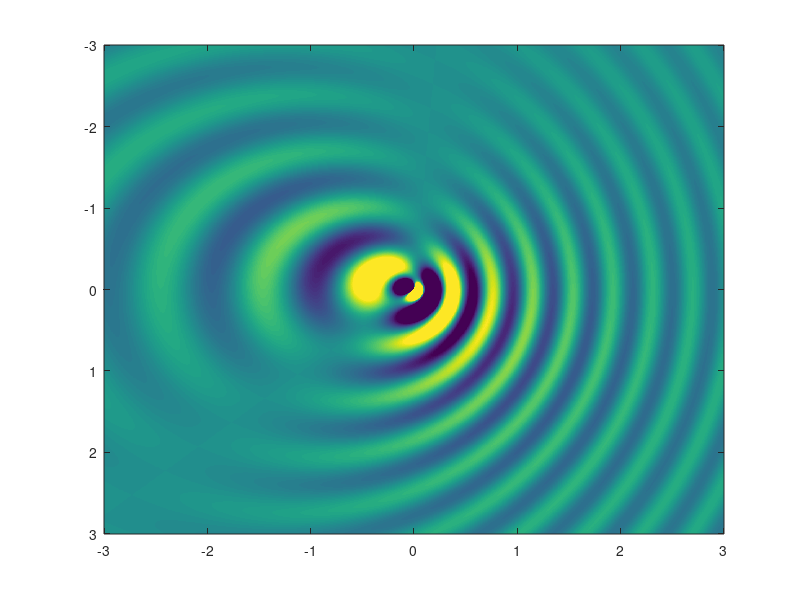

The MATLAB script that drew this image: (Note: this script raises an error after producing the figure.)
%%%%%%%%%%%%%%%%%%%%%%%%%%%%%%%%%%%%%%%%%%%%%%%%%%%%%%%%%%%%%%%%%%%%%%%%%%%
% This work is supplementary material for the book                        %
%                                                                         %
% Jens Ahrens, Analytic Methods of Sound Field Synthesis, Springer-Verlag %
% Berlin Heidelberg, 2012, http://dx.doi.org/10.1007/978-3-642-25743-8    %
%                                                                         %
% It has been downloaded from http://soundfieldsynthesis.org and is       %
% licensed under a Creative Commons Attribution-NonCommercial-ShareAlike  %
% 3.0 Unported License. Please cite the book appropriately if you use     %
% these materials in your own work.                                       %
%                                                                         %
% (c) 2012 by Jens Ahrens                                                 %
%%%%%%%%%%%%%%%%%%%%%%%%%%%%%%%%%%%%%%%%%%%%%%%%%%%%%%%%%%%%%%%%%%%%%%%%%%%

clear all;

figure_number = '5.54(bc)'; % creates Fig. 5.54(b) and (c)
%figure_number = '5.55(a)'; % creates Fig. 5.55(a)

if ( strcmp( figure_number, '5.55(a)' ) )
    t = 0.013;
else
    t = 0;
end

v     = 150; 
f     = 500; 
c     = 343; 
M     = v/c;

omega = 2*pi*f;

alpha_rot = pi/6;

x_lim = [ -3 3 ];

if ( strcmp( figure_number, '5.55(a)' ) )
    y_lim = [ 0 6 ];
else
    y_lim = [ -3 3 ];
end

% create spatial grid
X        = linspace( x_lim(1), x_lim(2), 1000 );
Y        = linspace( y_lim(1), y_lim(2), 1000 );
[ x, y ] = meshgrid( X, Y );
z        = 0;

% Eq. (5.58)
Delta = sqrt( ( x - v*t ).^2 + ( y.^2 + z.^2 ) .* ( 1 - M^2 ) );

% Eq. (5.57)
tau = ( M .* ( x - v*t ) + Delta ) ./ ( c * ( 1 - M^2 ) );

t_tilde = t - tau;

x_s_tilde = v * t_tilde;

% Eq. (5.75a)
alpha_tilde = atan2( y, x - x_s_tilde );

%%%% convolution with sign (Eq. (5.79)) is ommitted for simplicity %%%% 
    
% Eq. (5.79)
s = cos( alpha_tilde - alpha_rot ) .* 1 / (4*pi) .* exp( i .* omega .* t_tilde ) ./ Delta;
                          
figure;

imagesc( X, Y, real( s ), [ -.1 .1 ] );
turn_imagesc;
axis square;
colormap gray;

hold on;
plot( [ x_lim( 1 ) x_lim( 2 ) ], [ 0 0 ], 'k:', 'LineWidth', 2 ); % for dipole field only
hold off;

xlabel( 'x (m)' )
ylabel( 'y (m)' )

graph_defaults;

if ( strcmp( figure_number, '5.54(bc)' ) )

    figure;
    imagesc( X, Y, 20*log10( abs( s ) ), [ -50 -10 ] );
    turn_imagesc;
    axis square;
    colormap gray;
    revert_colormap;
    colorbar;

    hold on;
    plot( [ x_lim(1) x_lim(2) ], [ 0 0 ], 'k:', 'LineWidth', 2 );
    hold off;

    xlabel( 'x (m)' )
    ylabel( 'y (m)' )

    graph_defaults;

end
